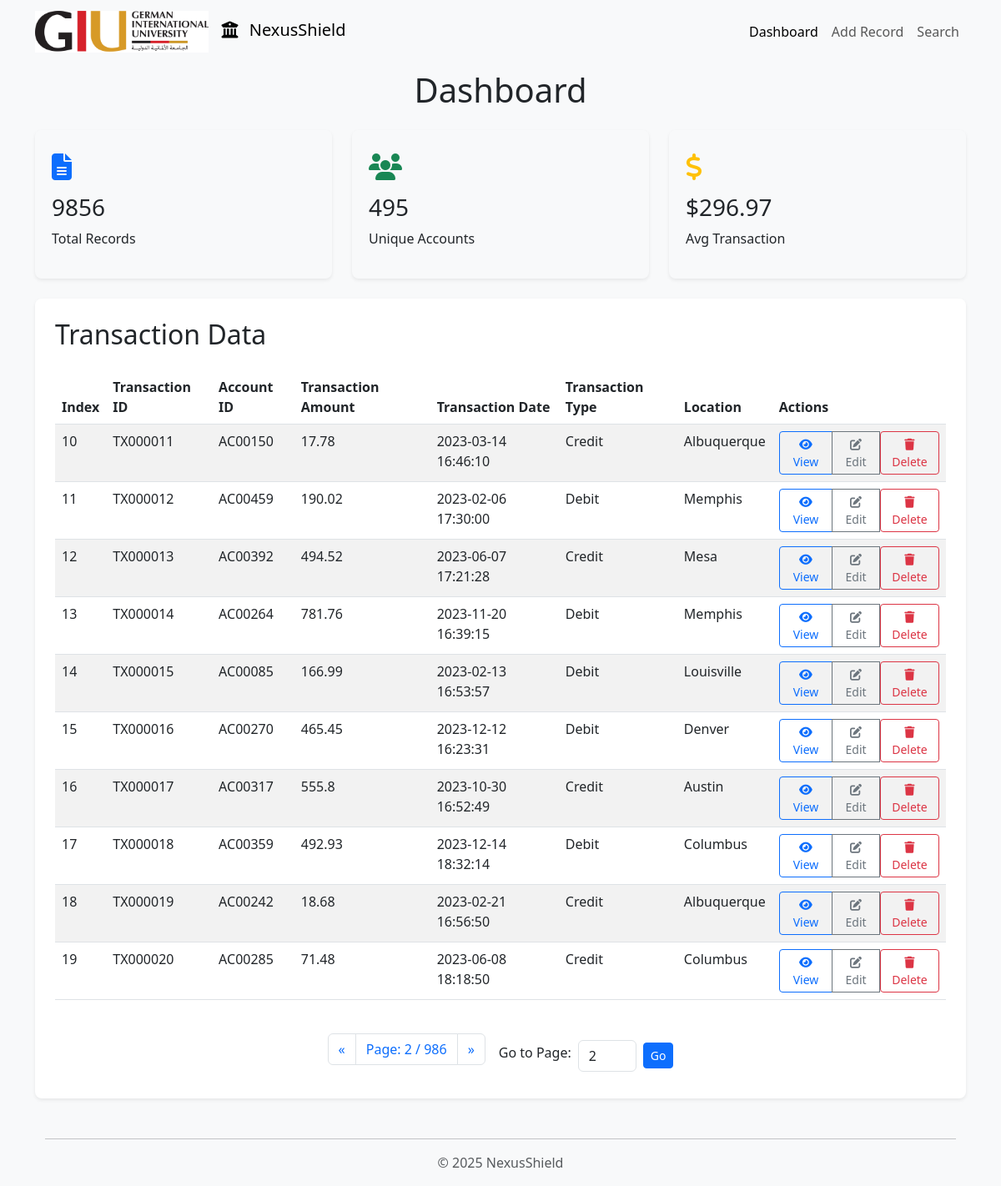
The app's page /dashboard?page=2 with its own data.
### tables this page shows
CREATE TABLE "Input" (
	"Index"	INTEGER NOT NULL,
	"TransactionID"	,
	"AccountID"	,
	"TransactionAmount"	,
	"TransactionDate"	,
	"TransactionType"	,
	"Location"	,
	"DeviceID"	,
	"IP Address"	,
	"MerchantID"	,
	"Channel"	,
	"CustomerAge"	,
	"CustomerOccupation"	,
	"TransactionDuration"	,
	"LoginAttempts"	,
	"AccountBalance"	,
	"PreviousTransactionDate"	,
	"AccountProfileID"	,
	PRIMARY KEY("Index" AUTOINCREMENT)
);

### API/app3.py (the view)
@app.route('/dashboard')
def dashboard():
    conn = get_db()  # Use the get_db function
    cursor = conn.cursor()
    page = request.args.get('page', 1, type=int)
    per_page = 10  # Number of records per page
    try:
        cursor.execute("SELECT * FROM Input LIMIT ? OFFSET ?", (per_page, (page - 1) * per_page))
        columns = [description[0] for description in cursor.description]
        fraud_data = [dict(zip(columns, row)) for row in cursor.fetchall()]
        cursor.execute("SELECT COUNT(*) FROM Input")
        total_records = cursor.fetchone()[0]
        cursor.execute("SELECT COUNT(DISTINCT AccountID) FROM Input")
        unique_accounts = cursor.fetchone()[0]
        cursor.execute("SELECT AVG(TransactionAmount) FROM Input")
        avg_transaction = cursor.fetchone()[0]
        total_pages = (total_records + per_page - 1) // per_page
        return render_template(
            'dashboard.html',
            fraud_data=fraud_data,
            total_records=total_records,
            unique_accounts=unique_accounts,
            avg_transaction=round(avg_transaction, 2) if avg_transaction else 0,
            page=page,
            per_page=per_page,
            total_pages=total_pages
        )
    except sqlite3.Error as e:
        flash(f"Database error: {str(e)}", "error")
        return render_template('dashboard.html', fraud_data=[], page=page, per_page=per_page, total_pages=0)
    finally:
        if conn:
            conn.close()

### API/app3.py (called while the page is built)
def get_db():
    db = getattr(g, '_database', None)
    if db is None:
        db = g._database = sqlite3.connect(db_path)
        db.row_factory = sqlite3.Row
    return db

@app.teardown_appcontext
def close_connection(exception):
    db = getattr(g, '_database', None)
    if db is not None:
        db.close()

### API/templates/dashboard.html (shortened to what this page needs)
<!DOCTYPE html>
<html lang="en">
<head>
    <link rel="stylesheet" href="https://cdnjs.cloudflare.com/ajax/libs/bootstrap/5.3.0/css/bootstrap.min.css">
    <link rel="stylesheet" href="https://cdnjs.cloudflare.com/ajax/libs/font-awesome/6.4.0/css/all.min.css">
</head>
<body>
    <header class="navbar navbar-expand-lg navbar-light bg-light fixed-top">
        <div class="container">
            <a class="navbar-brand" href="#">
                <img src="{{ url_for('static', filename='giu_logo.jpg') }}" alt="Bank Logo" class="logo">
                <i class="fas fa-university me-2"></i> NexusShield
            </a>
            <div class="collapse navbar-collapse" id="navbarNav">
                <ul class="navbar-nav ms-auto">
                    <li class="nav-item">
                        <a class="nav-link active" href="/dashboard">Dashboard</a>
                    </li>
                    <li class="nav-item">
                        <a class="nav-link" href="/add">Add Record</a>
                    </li>
                    <li class="nav-item">
                        <a class="nav-link" href="/search">Search</a>
                    </li>
                </ul>
            </div>
        </div>
    </header>
    <main class="container">
        <h1 class="text-center mt-4 mb-4">Dashboard</h1>
        <div class="row">
            <div class="col-md-4">
                <div class="stats-card">
                    <div class="stats-icon text-primary">
                        <i class="fas fa-file-alt"></i>
                    </div>
                    <h3 class="stats-value">{{ total_records }}</h3>
                    <p class="stats-label">Total Records</p>
                </div>
            </div>
            <div class="col-md-4">
                <div class="stats-card">
                    <div class="stats-icon text-success">
                        <i class="fas fa-users"></i>
                    </div>
                    <h3 class="stats-value">{{ unique_accounts }}</h3>
                    <p class="stats-label">Unique Accounts</p>
                </div>
            </div>
            <div class="col-md-4">
                <div class="stats-card">
                    <div class="stats-icon text-warning">
                        <i class="fas fa-dollar-sign"></i>
                    </div>
                    <h3 class="stats-value">${{ avg_transaction }}</h3>
                    <p class="stats-label">Avg Transaction</p>
                </div>
            </div>
        </div>
        <div class="table-container">
            <h2 class="mb-4">Transaction Data</h2>
            <div class="table-responsive">
                <table class="table table-striped table-hover">
                    <thead>
                        <tr>
                            <th>Index</th>
                            <th>Transaction ID</th>
                            <th>Account ID</th>
                            <th>Transaction Amount</th>
                            <th>Transaction Date</th>
                            <th>Transaction Type</th>
                            <th>Location</th>
                            <th>Actions</th>
                        </tr>
                    </thead>
                    <tbody>
                        {% if fraud_data %}
                            {% for record in fraud_data %}
                                <tr>
                                    <td>{{ record.Index }}</td>
                                    <td>{{ record.TransactionID }}</td>
                                    <td>{{ record.AccountID }}</td>
                                    <td>{{ record.TransactionAmount }}</td>
                                    <td>{{ record.TransactionDate }}</td>
                                    <td>{{ record.TransactionType }}</td>
                                    <td>{{ record.Location }}</td>
                                    <td>
                                        <div class="btn-group" role="group">
                                            <a href="/view/{{ record.Index }}" class="btn btn-sm btn-outline-primary">
                                                <i class="fas fa-eye"></i> View
                                            </a>
                                            <a href="/edit/{{ record.Index }}" class="btn btn-sm btn-outline-secondary">
                                                <i class="fas fa-edit"></i> Edit
                                            </a>
                                            <form action="/delete/{{ record.Index }}" method="POST" style="display: inline-block;">
                                                <button type="submit" class="btn btn-sm btn-outline-danger" onclick="return confirm('Are you sure you want to delete this record?')">
                                                    <i class="fas fa-trash"></i> Delete
                                                </button>
                                            </form>
                                        </div>
                                    </td>
                                </tr>
                            {% endfor %}
                        {% else %}
                            <tr>
                                <td colspan="8" class="text-center">No fraud data available</td>
                            </tr>
                        {% endif %}
                    </tbody>
                </table>
            </div>
            <div class="pagination-container">
                <nav aria-label="Page navigation">
                    <ul class="pagination">
                        <li class="page-item {% if page == 1 %}disabled{% endif %}">
                            <a class="page-link" href="/dashboard?page={{ page - 1 }}" aria-label="Previous">
                                <span aria-hidden="true">&laquo;</span>
                            </a>
                        </li>
                        <li class="page-item">
                            <span class="page-link">Page: {{ page }} / {{ total_pages }}</span>
                        </li>
                        <li class="page-item {% if page == total_pages %}disabled{% endif %}">
                            <a class="page-link" href="/dashboard?page={{ page + 1 }}" aria-label="Next">
                                <span aria-hidden="true">&raquo;</span>
                            </a>
                        </li>
                    </ul>
                </nav>
                <div class="page-input-container">
                    <label for="page-number" class="form-label">Go to Page:</label>
                    <input type="number" id="page-number" class="form-control" min="1" max="{{ total_pages }}" value="{{ page }}" style="width: 70px;">
                    <button id="go-to-page" class="btn btn-primary btn-sm">Go</button>
                </div>
            </div>
        </div>
    <footer class="container mt-5">
        <hr>
        <p class="text-center text-muted">&copy; 2025 NexusShield</p>
    </footer>
</body>
</html>

### API/templates/dashboard.html (style rules this page uses)
body { padding-top: 60px; background-color: #f8f9fa; }
.stats-card { border-radius: 0.5rem; box-shadow: 0 0.125rem 0.25rem rgba(0, 0, 0, 0.075); padding: 1.25rem; margin-bottom: 1.5rem; transition: transform 0.3s; }
.stats-icon { font-size: 2rem; margin-bottom: 0.5rem; }
.table-container { background-color: white; border-radius: 0.5rem; box-shadow: 0 0.125rem 0.25rem rgba(0, 0, 0, 0.075); padding: 1.5rem; margin-bottom: 1.5rem; }
.pagination-container { display: flex; justify-content: center; margin-top: 1.5rem; align-items: center; gap: 1rem; }
.page-input-container { display: flex; align-items: center; gap: 0.5rem; }
.logo { max-height: 50px; margin-right: 10px; }

### records on screen
Input: Index "10", TransactionID "TX000011", AccountID "AC00150", TransactionAmount "17.78", TransactionDate "2023-03-14 16:46:10", TransactionType "Credit", Location "Albuquerque"
Input: Index "11", TransactionID "TX000012", AccountID "AC00459", TransactionAmount "190.02", TransactionDate "2023-02-06 17:30:00", TransactionType "Debit", Location "Memphis"
Input: Index "12", TransactionID "TX000013", AccountID "AC00392", TransactionAmount "494.52", TransactionDate "2023-06-07 17:21:28", TransactionType "Credit", Location "Mesa"
Input: Index "13", TransactionID "TX000014", AccountID "AC00264", TransactionAmount "781.76", TransactionDate "2023-11-20 16:39:15", TransactionType "Debit", Location "Memphis"
Input: Index "14", TransactionID "TX000015", AccountID "AC00085", TransactionAmount "166.99", TransactionDate "2023-02-13 16:53:57", TransactionType "Debit", Location "Louisville"
Input: Index "15", TransactionID "TX000016", AccountID "AC00270", TransactionAmount "465.45", TransactionDate "2023-12-12 16:23:31", TransactionType "Debit", Location "Denver"
Input: Index "16", TransactionID "TX000017", AccountID "AC00317", TransactionAmount "555.8", TransactionDate "2023-10-30 16:52:49", TransactionType "Credit", Location "Austin"
Input: Index "17", TransactionID "TX000018", AccountID "AC00359", TransactionAmount "492.93", TransactionDate "2023-12-14 18:32:14", TransactionType "Debit", Location "Columbus"
Input: Index "18", TransactionID "TX000019", AccountID "AC00242", TransactionAmount "18.68", TransactionDate "2023-02-21 16:56:50", TransactionType "Credit", Location "Albuquerque"
Input: Index "19", TransactionID "TX000020", AccountID "AC00285", TransactionAmount "71.48", TransactionDate "2023-06-08 18:18:50", TransactionType "Credit", Location "Columbus"

### other values on screen
{{ total_records }} "9856"
{{ unique_accounts }} "495"
{{ avg_transaction }} "296.97"
{{ page }} "2"
{{ total_pages }} "986"
